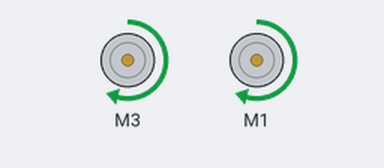
Bench run of a sketch on a simulated Arduino Mega 2560, built with avr-gcc and run on an emulated ATmega2560. On the bench: 2 × DC motor (green arrow = forward, orange = backward, longer = faster).

Above: at 0.5 s.
At 1.5 s:
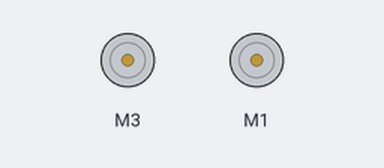
At 3.32 s:
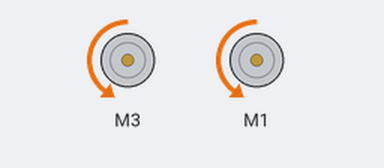
At 6.0 s:
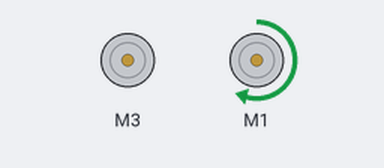
Timing chart, 0 to 7.7 s (numbered marks = the images above):
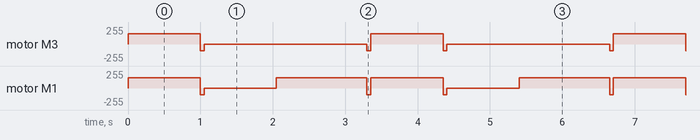

The sketch:

B3_02_BackNForth.ino
```cpp
/* B3_02_BackNForwth.ino
   Drive the TWO-WHEELED Bread Board Bot (BBbot, B^3)
   straight ahead for specified time and then stop
   and drive straight back for same time and then stop
   with a short reverse brake on the motors.

   Arduino: Arduino Mega 256 v3 Clone
   Motor Shield: Adafruit assembled Motor Shield for Arduino v2
   ---->  http://www.adafruit.com/products/1438

   Programmer: Dave Eslinger; June 6, 2015
   Major revisions:
         July 3, 2015 DLE: Renamed & changed motorshield pointer passing
*/
#include <Wire.h>
#include <Adafruit_MotorShield.h>

// Create the motor shield object with the default I2C address
Adafruit_MotorShield AFMS = Adafruit_MotorShield();

// Define Constants
const byte TESTSPEED = 155;

// Define 'ports' for motors.
const byte LEFT_MOTOR_PORT = 3;
const byte RIGHT_MOTOR_PORT = 1;
// Create pointers to motor control objects
Adafruit_DCMotor *motorLeft = AFMS.getMotor(LEFT_MOTOR_PORT);
Adafruit_DCMotor *motorRight = AFMS.getMotor(RIGHT_MOTOR_PORT);


void setup(void){
  AFMS.begin();  // create with the default frequency 1.6KHz
  // Turn off all motors to start, just a good habit
  motorLeft->run(RELEASE);
  motorRight->run(RELEASE);
}

void loop(void){
  // Drive forward for 1 second, pause and back up and stop.
  motorLeft->setSpeed(TESTSPEED); // set motor speeds
  motorRight->setSpeed(TESTSPEED);

  motorLeft->run(FORWARD);  // start driving forward
  motorRight->run(FORWARD);
  delay(1000);              // wait for 1 sec (1000 milliseconds)

  allStop(FORWARD);        // Stop and pause
  delay(1000);

    motorLeft->setSpeed(TESTSPEED); // Reset motor speeds change by allStop.
  motorRight->setSpeed(TESTSPEED);
  motorLeft->run(RELEASE); // Now do the same thing backwards
  motorRight->run(FORWARD);
  delay(1250);

  allStop(BACKWARD);

  //while (1);                // What does this do?
}

void allStop(int direction) {
  /* This subroutine stops the robot by reversing the mtors for short
     duration.  Parameter is what direction it is initially going.
  */
  motorLeft->setSpeed(100);  // Note that we reset the speeds here; therefore,
  motorRight->setSpeed(100); // we need to reset them in calling routine.
  if (direction == FORWARD) {
    motorLeft->run(BACKWARD);
    motorRight->run(BACKWARD);
  }
  else {
    motorLeft->run(BACKWARD);
    motorRight->run(BACKWARD);
  }
  delay(50);
  motorLeft->run(RELEASE);
  motorRight->run(RELEASE);
  return;
}
```

Measured:
- by itself, motor M3: repeats every 3.4 s: backward 100/255 0.05 s, stopped 2.3 s, backward 100/255 0.05 s, forward 155/255 1.0 s
- by itself, motor M1: repeats every 3.4 s: backward 100/255 0.05 s, stopped 1.0 s, forward 155/255 1.3 s, backward 100/255 0.05 s, forward 155/255 1.0 s
